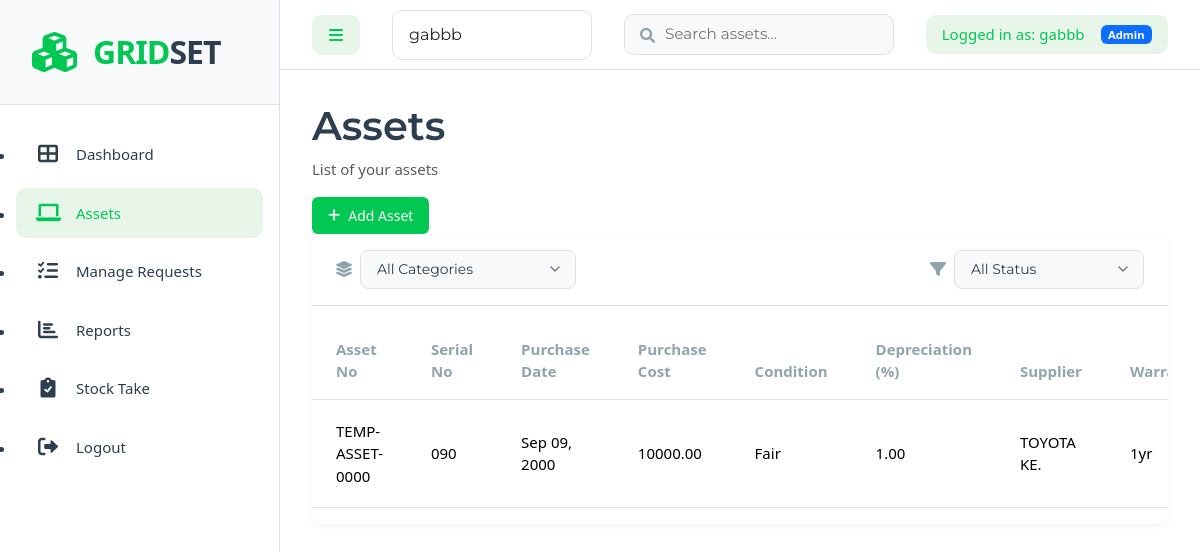
Page /assets/ (signed in) on the earlier database version.
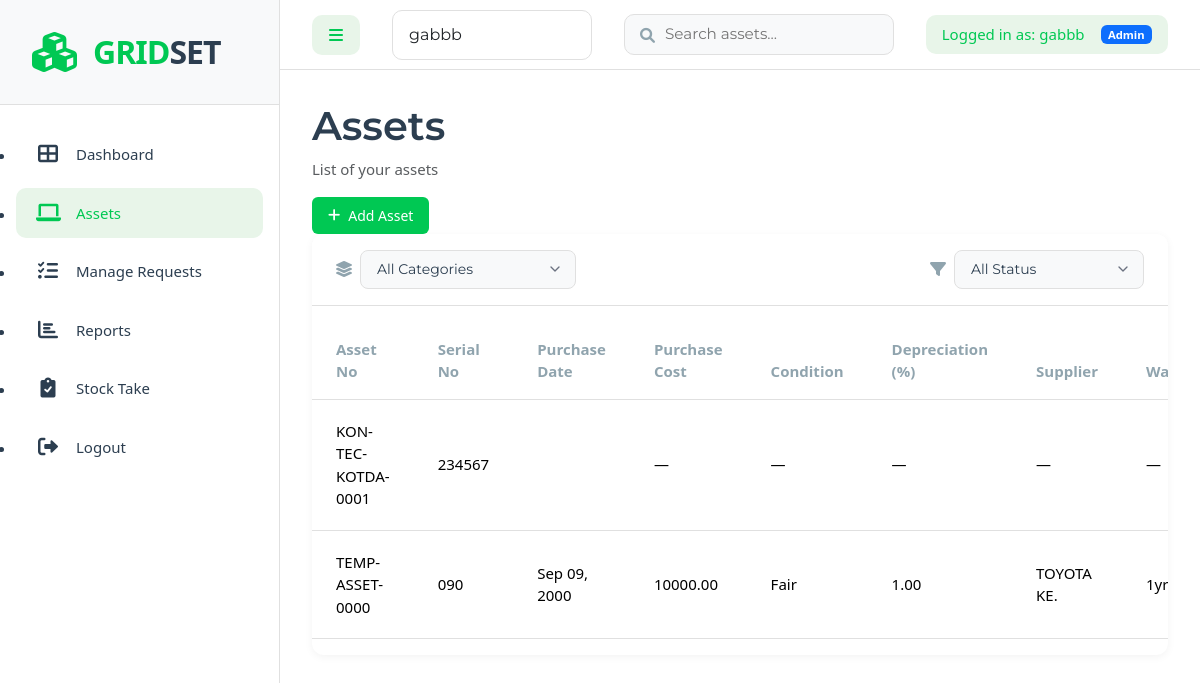
Same page on the later database version.
### assets/models.py (models this page shows, shortened)
class Asset(models.Model):
    STATUS_CHOICES = [
        ('available', 'Available'),
        ('in_use', 'In Use'),
        ('maintenance', 'Under Maintenance'),
        ('retired', 'Retired')
    ]
    CATEGORY_CHOICES = [
        ('furniture', 'Furniture'),
        ('technology', 'Technology'),
        ('vehicles', 'Vehicles'),
        ('office_supplies', 'Office Supplies'),
        ('machinery', 'Machinery / Equipment')
    ]
    asset_no = models.CharField(max_length=50, unique=True, editable=False, default='TEMP-ASSET-0000')
    serial_no = models.CharField(max_length=100, null=True, blank=True)
    purchase_date = models.DateField(null=True, blank=True)
    purchase_cost = models.DecimalField(max_digits=12, decimal_places=2, null=True, blank=True)
    condition = models.CharField(max_length=100, null=True, blank=True)
    depreciation = models.DecimalField(max_digits=5, decimal_places=2, null=True, blank=True, help_text="Depreciation rate in %")
    supplier = models.CharField(max_length=255, null=True, blank=True)
    warranty = models.CharField(max_length=100, null=True, blank=True)
    description = models.TextField(blank=True)
    category = models.CharField(max_length=50, choices=CATEGORY_CHOICES)
    department = models.ForeignKey(Department, on_delete=models.CASCADE)
    status = models.CharField(max_length=20, choices=STATUS_CHOICES, default='available')
    assigned_to = models.ForeignKey(User, on_delete=models.SET_NULL, null=True, blank=True, related_name='assigned_assets')
    created_at = models.DateTimeField(auto_now_add=True)
    updated_at = models.DateTimeField(auto_now=True)
    image = models.ImageField(upload_to='assets/', null=True, blank=True)
    class Meta:
        ordering = ['-created_at']

### assets/views.py (the view, shortened to what this page needs)
# urls.py: path('assets/', views.asset_list, name='asset_list'),
@login_required
def asset_list(request):
    query = request.GET.get('q', '')
    category_filter = request.GET.get('category', '')
    status_filter = request.GET.get('status', '')
    assets = Asset.objects.all()
    if category_filter:
        assets = assets.filter(category=category_filter)
    if status_filter:
        assets = assets.filter(status=status_filter)
    categories = Asset.CATEGORY_CHOICES
    statuses = Asset.STATUS_CHOICES
    return render(request, 'assets/asset_list.html', {
        'assets': assets,
        'search_query': query,
        'categories': categories,
        'statuses': statuses,
        'selected_category': category_filter,
        'selected_status': status_filter,
    })

### assets/models.py (called while the page is built)
    def __str__(self):
        return self.name

### assets/views.py (called while the page is built)
def get_context_data(request):
    context = {}
    if settings.DEBUG:
        context['available_users'] = User.objects.all().order_by('-is_staff', 'username')
        context['debug'] = True
    return context

### assets/templates/assets/asset_list.html (shortened to what this page needs)
{% extends 'assets/base.html' %}
{% block content %}
<div class="page-header">
    <div class="header-content">
        <h1>Assets</h1>
        <p class="text-muted">List of your assets</p>
    </div>
      {% if user.is_staff or user.is_superuser %}
    <div class="header-actions">
        <a href="{% url 'asset_create' %}" class="btn btn-primary">
            <i class="fas fa-plus"></i> Add Asset
        </a>
    </div>
     {% endif %}
</div>
<div class="content-card">
    <div class="card-header">
        <div class="filters-container">
            <div class="filters-left">
                <div class="filter-group">
                    <i class="fas fa-layer-group"></i>
                    <select class="form-select" name="category" onchange="applyFilters()">
                        <option value="">All Categories</option>
                    </select>
                </div>
            </div>
            <div class="filters-right">
                <div class="filter-group">
                    <i class="fas fa-filter"></i>
                    <select class="form-select" name="status" onchange="applyFilters()">
                        <option value="">All Status</option>
                    </select>
                </div>
            </div>
        </div>
    </div>
   <div class="table-responsive">
    <table class="table modern-table">
        <thead>
            <tr>
                <th>Asset No</th>
                <th>Serial No</th>
                <th>Purchase Date</th>
                <th>Purchase Cost</th>
                <th>Condition</th>
                <th>Depreciation (%)</th>
                <th>Supplier</th>
                <th>Warranty</th>
            </tr>
        </thead>
        <tbody>
            {% for asset in assets %}
            <tr>
                <td>{{ asset.asset_no }}</td>
                <td>{{ asset.serial_no|default:"—" }}</td>
                <td>{{ asset.purchase_date|date:"M d, Y" }}</td>
                <td>{{ asset.purchase_cost|default:"—" }}</td>
                <td>{{ asset.condition|default:"—" }}</td>
                <td>{{ asset.depreciation|default:"—" }}</td>
                <td>{{ asset.supplier|default:"—" }}</td>
                <td>{{ asset.warranty|default:"—" }}</td>
            </tr>
            {% endfor %}
        </tbody>
    </table>
</div>
</div>
{% endblock %}

### assets/templates/assets/base.html (shortened to what this page needs)
{% load static %}
<!DOCTYPE html>
<html lang="en">
<head>
    <link href="https://cdn.jsdelivr.net/npm/bootstrap@5.3.2/dist/css/bootstrap.min.css" rel="stylesheet">
    <link href="https://cdnjs.cloudflare.com/ajax/libs/font-awesome/6.0.0/css/all.min.css" rel="stylesheet">
    <link rel="stylesheet" href="{% static 'styles.css' %}">
</head>
<body>
    <div class="app-wrapper">
        <nav id="sidebar">
            <div class="sidebar-header">
                <div class="logo">
                    <i class="fas fa-cubes logo-icon"></i>
                    <div class="logo-text">
                        <span class="logo-grid">GRID</span><span class="logo-set">SET</span>
                    </div>
                </div>
            </div>
            <ul class="sidebar-menu">
                <li class="{% if request.resolver_match.url_name == 'dashboard' %}active{% endif %}">
                    <a href="{% url 'dashboard' %}">
                        <i class="fas fa-th-large"></i>
                        <span>Dashboard</span>
                    </a>
                </li>
                <li class="{% if request.resolver_match.url_name == 'asset_list' %}active{% endif %}">
                    <a href="{% url 'asset_list' %}">
                        <i class="fas fa-laptop"></i>
                        <span>Assets</span>
                    </a>
                </li>
                {% if user.is_staff or user.is_superuser %}
                <li class="{% if request.resolver_match.url_name == 'manage_requests' %}active{% endif %}">
                    <a href="{% url 'manage_requests' %}">
                        <i class="fas fa-tasks"></i>
                        <span>Manage Requests</span>
                    </a>
                </li>
                {% endif %}
                <li class="{% if request.resolver_match.url_name == 'reports' %}active{% endif %}">
                    <a href="{% url 'reports' %}">
                        <i class="fas fa-chart-bar"></i>
                        <span>Reports</span>
                    </a>
                </li>
                {% if user.is_staff or user.is_superuser %}
                <li class="{% if request.resolver_match.url_name == 'stock_take_list' %}active{% endif %}">
                    <a href="{% url 'stock_take_list' %}">
                        <i class="fas fa-clipboard-check"></i>
                        <span>Stock Take</span>
                    </a>
                </li>
                {% endif %}
                <li>
                    <a href="{% url 'logout' %}">
                        <i class="fas fa-sign-out-alt"></i>
                        <span>Logout</span>
                    </a>
                </li>
            </ul>
        </nav>
        <div id="main-content">
            <nav class="top-nav">
                <div class="nav-left">
                    <button type="button" id="sidebarCollapse" class="btn">
                        <i class="fas fa-bars"></i>
                    </button>
                    {% if debug %}
                        <div class="user-switcher">
                            <form method="post" action="{% url 'switch_user' %}" class="user-switcher-form">
                                <select name="user_id" class="form-select" onchange="this.form.submit()">
                                    {% for user in available_users %}
                                        <option value="{{ user.id }}" {% if user == request.user %}selected{% endif %}>
                                            {{ user.get_full_name|default:user.username }}
                                        </option>
                                    {% endfor %}
                                </select>
                            </form>
                        </div>
                    {% endif %}
                    <div class="search-container">
                        <form method="get" action="{% url 'asset_list' %}" class="search-form">
                            <input
                                type="text"
                                name="q"
                                placeholder="Search assets..."
                                class="search-input"
                                value="{{ search_query|default:'' }}"
                                autocomplete="off"
                            >
                        </form>
                    </div>
                </div>
                <div class="nav-right">
                    <div class="current-user">
                        <span>Logged in as: {{ request.user.get_full_name|default:request.user.username }}</span>
                        {% if request.user.is_staff %}
                            <span class="badge bg-primary">Admin</span>
                        {% endif %}
                    </div>
                </div>
            </nav>
            <div class="content-wrapper">
                {% block content %}
                {% endblock %}
            </div>
        </div>
    </div>
</body>
</html>

Differences in the rows shown:
added Asset: asset_no "KON-TEC-KOTDA-0001", serial_no "234567", purchase_cost "—", condition "—", depreciation "—", supplier "—", warranty "—"
